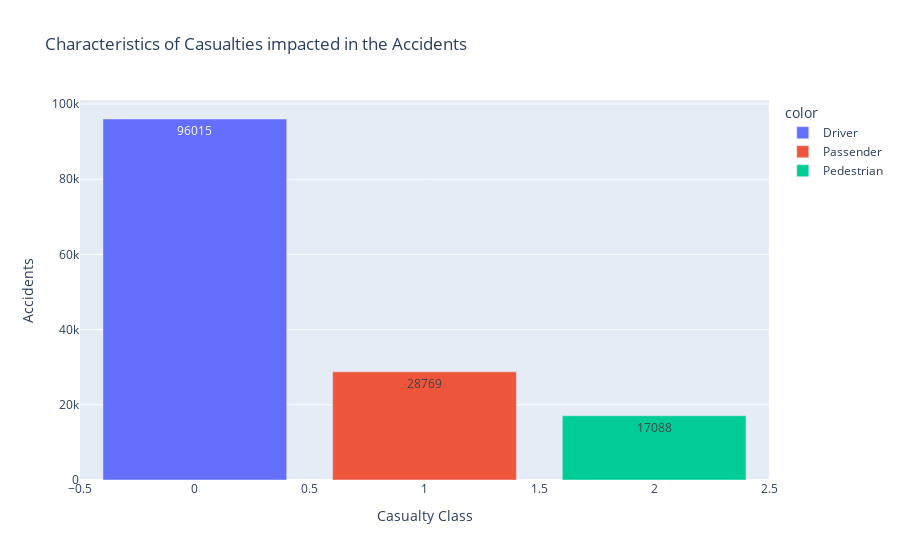

The cell this chart's notebook holds for it:
### Code cell
fig = px.bar(xtics,color=xtics_names,title='Characteristics of Casualties impacted in the Accidents',text=xtics)
fig.update_layout( yaxis_title='Accidents',xaxis_title='Casualty Class')
fig.show()

### Figure 1 — Plotly figure (JSON) as saved in the notebook; plotly's stock layout.template omitted (floating-point values rounded to 4 significant figures)
{"data": [{"alignmentgroup": "True", "hovertemplate": "color=Driver<br>index=%{x}<br>value=%{y}<br>text=%{text}<extra></extra>", "legendgroup": "Driver", "marker": {"color": "#636efa"}, "name": "Driver", "offsetgroup": "Driver", "orientation": "v", "showlegend": true, "text": [96015], "textposition": "auto", "type": "bar", "x": [0], "xaxis": "x", "y": [96015], "yaxis": "y"}, {"alignmentgroup": "True", "hovertemplate": "color=Passender<br>index=%{x}<br>value=%{y}<br>text=%{text}<extra></extra>", "legendgroup": "Passender", "marker": {"color": "#EF553B"}, "name": "Passender", "offsetgroup": "Passender", "orientation": "v", "showlegend": true, "text": [28769], "textposition": "auto", "type": "bar", "x": [1], "xaxis": "x", "y": [28769], "yaxis": "y"}, {"alignmentgroup": "True", "hovertemplate": "color=Pedestrian<br>index=%{x}<br>value=%{y}<br>text=%{text}<extra></extra>", "legendgroup": "Pedestrian", "marker": {"color": "#00cc96"}, "name": "Pedestrian", "offsetgroup": "Pedestrian", "orientation": "v", "showlegend": true, "text": [17088], "textposition": "auto", "type": "bar", "x": [2], "xaxis": "x", "y": [17088], "yaxis": "y"}], "layout": {"barmode": "relative", "legend": {"title": {"text": "color"}, "tracegroupgap": 0}, "title": {"text": "Characteristics of Casualties impacted in the Accidents"}, "xaxis": {"anchor": "y", "domain": [0, 1], "title": {"text": "Casualty Class"}}, "yaxis": {"anchor": "x", "domain": [0, 1], "title": {"text": "Accidents"}}}}
